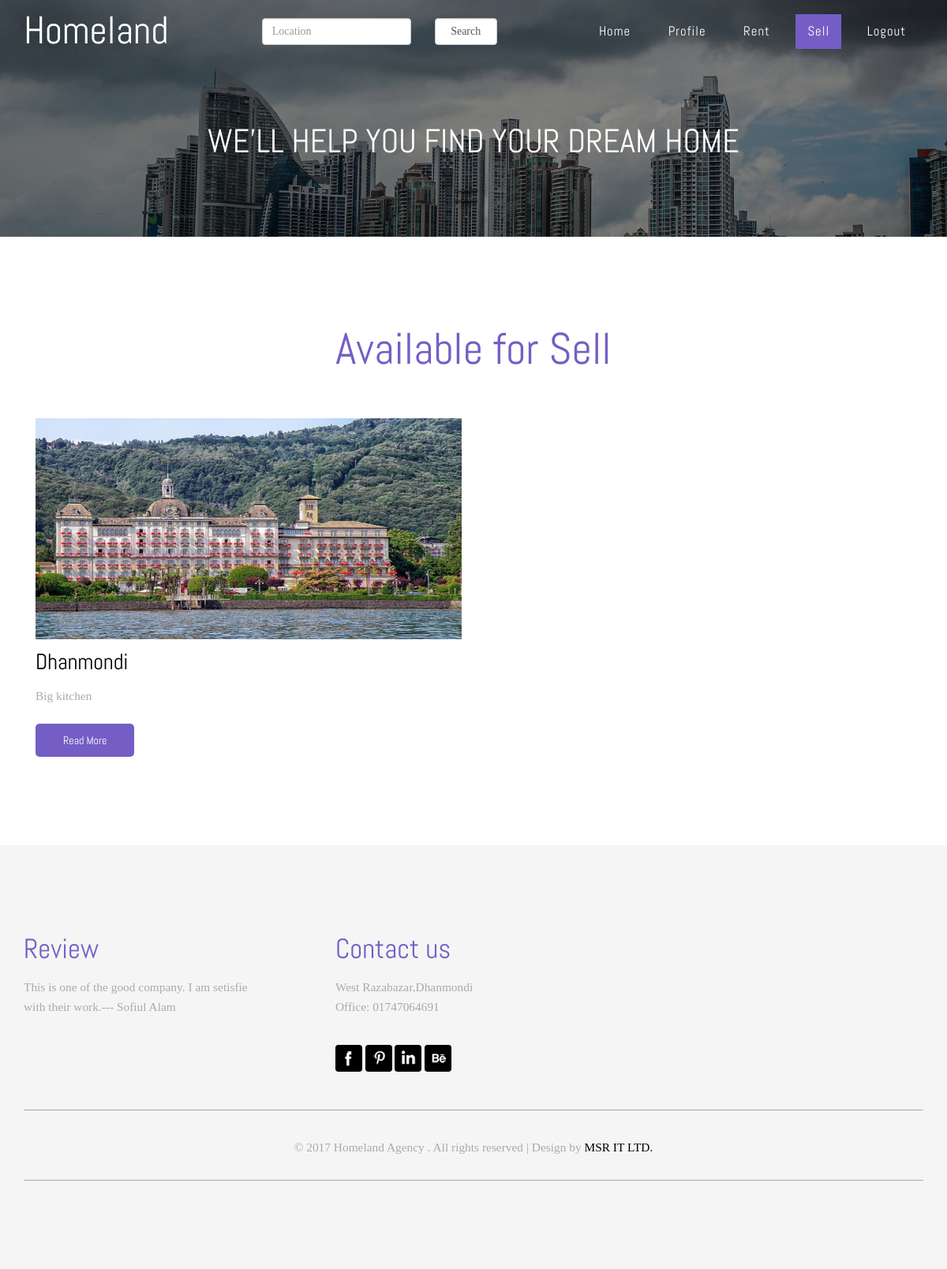
Screenshot of /sell.php (signed in) with the database file from the repository.
### tables this page shows
CREATE TABLE `tbl_property` (
  `pr_id` int(30) NOT NULL,
  `pr_title` varchar(50) NOT NULL,
  `pr_speciality` varchar(250) NOT NULL,
  `pr_rent` float NOT NULL,
  `pr_location` varchar(20) NOT NULL,
  `pr_image` varchar(250) NOT NULL,
  `re_image` varchar(250) NOT NULL,
  `pub_status` tinyint(1) NOT NULL DEFAULT '0',
  `let_type` tinyint(1) NOT NULL,
  `pr_des` text NOT NULL,
  `deletion_status` tinyint(1) NOT NULL DEFAULT '0',
  `pro_user_id` int(30) NOT NULL
);

### sell.php (called while the page is built, shortened)
<?php
include './user.php';
?>

### admin/functions.php (called while the page is built, shortened)
<?php
class functions
{
    public function __construct()
    {
        $host_name = 'localhost';
        $user_name = 'root';
        $password = '';
        $db_name = 'db_homeland';
        $db_connect = mysqli_connect($host_name, $user_name, $password);
        if ($db_connect) {
            if (mysqli_select_db($db_connect, $db_name)) {
                return $db_connect;
            } else {
                die('Selection Fail ' . mysqli_error($db_connect));
            }
        } else {
            die('Connection Fail ' . mysqli_error($db_connect));
        }
    }
    function looking_for_content_sell()
    {
        $db_connect = $this->__construct();
        $sql = "SELECT * FROM tbl_property WHERE deletion_status=0 AND pub_status=1 AND let_type=2";
        if ($query = mysqli_query($db_connect, $sql)) {
            return $query;
        } else {
            die("Query Problem " . mysqli_error($db_connect));
        }
    }
}
?>

### pages/sell_content.php (the view)
<?php
$query_result =$admin_obj->looking_for_content_sell();
?>
<div class="blog">
    <div class="container">
        <h3 class="title">Available for Sell</h3>
        <div class="blog-info">
            <?php while ($row = mysqli_fetch_assoc($query_result)) { ?>
                <div class="col-md-6 blog-grids">
                    <div class="blog-img">
                        <a href="property.php?action=view_property&id=<?php echo $row['pr_id'];?>"> <img src="admin/<?php echo $row['pr_image'] ?>" class="img-responsive zoom-img" alt=""/></a>
                    </div>
                    <h4><a href=""><?php echo $row['pr_location']; ?></a></h4>
                    <p><?php echo $row['pr_des']; ?></p>
                    <div class="more more2">
                        <a href="property.php?action=view_property&id=<?php echo $row['pr_id'];?>" class="button-pipaluk button--inverted"> Read More</a>
                    </div>
                </div>
            <?php } ?>
            <div class="clearfix"> </div>
        </div>
    </div>
</div>

### css/style.css (style rules this page uses)
body { margin:0; font-family: 'OpenSans-Regular'; background: #fff; }
body a { transition: 0.5s all ease; -webkit-transition: 0.5s all ease; -moz-transition: 0.5s all ease; -o-transition: 0.5s all ease; -ms-transition: 0.5s all ease; text-decoration:none; }
h1,h2,h3,h4,h5,h6 { margin:0; font-family: 'Abel-Regular'; }
p { margin:0; }
.more { margin-top: 3em; }
.more a { font-size: 1em; color: #745EC5; padding: 0.8em 2.5em; margin: 0 auto; position: relative; z-index: 1; -webkit-backface-visibility: hidden; -moz-osx-font-smoothing: grayscale; font-family: 'Abel-Regular'; text-decoration: none; display: inline-block; }
.button-pipaluk::before, .button-pipaluk::after { content: ''; border-radius: 5px; position: absolute; top: 0; left: 0; width: 100%; height: 100%; z-index: -1; -webkit-transition: -webkit-transform 0.5s, background-color 0.5s; transition: transform 0.5s, background-color 0.5s; -moz-transition: transform 0.5s, background-color 0.5s; -webkit-transition-timing-function: cubic-bezier(0.25, 0, 0.3, 1); transition-timing-function: cubic-bezier(0.25, 0, 0.3, 1); -moz-transition-timing-function: cubic-bezier(0.25, 0, 0.3, 1); }
.button-pipaluk::before { border: 2px solid #fff; }
.button-pipaluk.button--inverted::after { background: #fff; }
.button-pipaluk::before, .button-pipaluk:hover::after { -webkit-transform: scale3d(0.7, 0.6, 1); transform: scale3d(0.7, 0.6, 1); -moz-transform: scale3d(0.7, 0.6, 1); -o-transform: scale3d(0.7, 0.6, 1); -ms-transform: scale3d(0.7, 0.6, 1); }
.more.more2 a { color: #fff; }
.more.more2 .button-pipaluk.button--inverted::after { background: #745EC5; }
.more.more2 .button-pipaluk::before { border-color:#745EC5; }
.welcome,.tabs,.services,.slid,.footer,.about,.team,.codes,.contact,.gallery,.blog { padding:8em 0; }
h3.title { font-size: 4em; color: #745EC5; text-align:center; }
p { font-size: 1.1em; color: #aaa; line-height: 1.6em; margin-top: 0.5em; }
.blog-grids { margin-top: 4em; }
.blog-img { overflow: hidden; }
.blog-img a img { width: 540px; height: 280px; -webkit-transform: scaleY(1); -moz-transform: scaleY(1); -o-transform: scaleY(1); -ms-transform: scaleY(1); transform: scaleY(1); -webkit-transition: all 0.7s ease-in-out; -moz-transition: all 0.7s ease-in-out; -o-transition: all 0.7s ease-in-out; -ms-transition: all 0.7s ease-in-out; transition: all 0.7s ease-in-out; }
.blog h4 { color: #000; font-size: 2em; margin: 0.5em 0; }
.blog h4 a { color:#000; }
.blog p { line-height:1.8em; }
.blog .more { margin-top: 1.5em; }

### css/lightbox.css (style rules this page uses)
body:after { content: url(../images/close.png) url(../images/prev.png) url(../images/next.png); display: none; }

### rows the page displays
tbl_property: pr_image (picture), pr_location "Dhanmondi", pr_des "Big kitchen"
